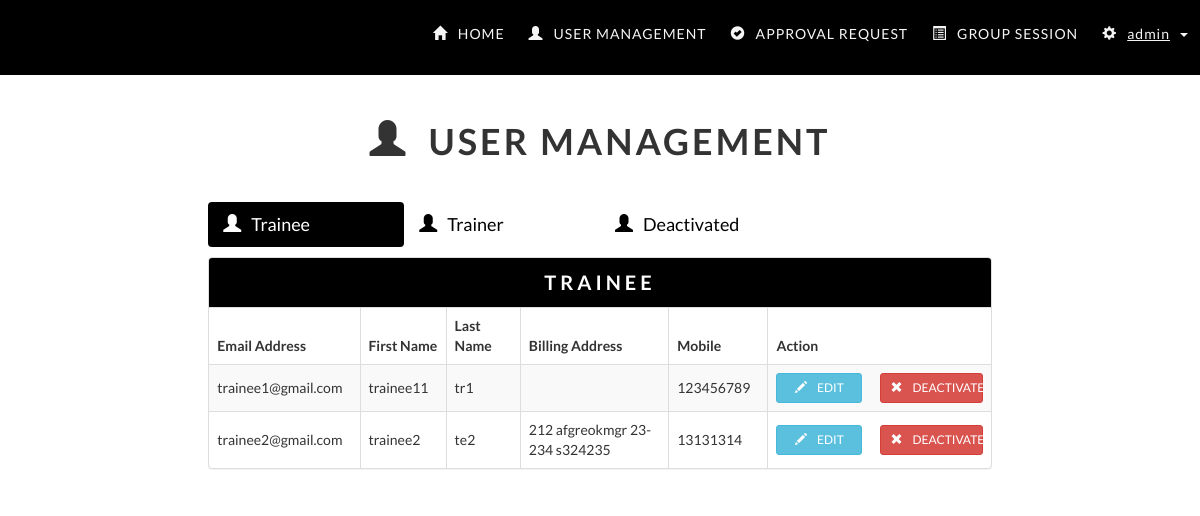
/administrator/user-management.php, run on the app's committed database.
### tables this page shows
CREATE TABLE `users` (
  `email` varchar(255) NOT NULL,
  `firstName` varchar(35) NOT NULL,
  `lastName` varchar(35) NOT NULL,
  `phoneNumber` int(8) NOT NULL,
  `profilePicture` varchar(255) NOT NULL,
  `role` varchar(10) NOT NULL,
  `password` varchar(50) NOT NULL,
  `status` int(1) NOT NULL,
  `address` varchar(255) NOT NULL
);

### administrator/loadUserInfo.php (the view, shortened to what this page needs)
<?php
function getTrainee() {
    require('../database/dbconfig.php');
    $sql = "SELECT * FROM users WHERE role = 'trainee' and status = 1";
    $req = $conn->prepare($sql);
    $req->execute();
    $rows = $req->fetchAll();
    if (!empty($rows)) {
        foreach ($rows as $row):
            $email = $row['email'];
            $firstName = $row['firstName'];
            $lastName = $row['lastName'];
            $address = $row['address'];
            $mobile = $row['phoneNumber'];
            echo "<tr>";
            echo "<td class=\"col-md-1\">$email</td>";
            echo "<td class=\"col-md-1\">$firstName</td>";
            echo "<td class=\"col-md-1\">$lastName</td>";
            echo "<td class=\"col-md-2\">$address</td>";
            echo "<td class=\"col-md-1\">$mobile</td>";
            echo "<td class=\"col-md-3 padding-l15-r15\" >";
            echo "<a data-toggle=\"modal\" data-target=\"#editUserModal\" onclick=\"setEditInfo('$email','$firstName', '$lastName', '$address', '$mobile')\" class=\"btn btn-info btn-sm col-md-5\"><span class=\"glyphicon glyphicon-pencil icon-space\"></span>EDIT</a>";
            echo "<a data-toggle=\"modal\" data-target=\"#deactivateUserModal\" onclick=\"setDeactivateInfo('$email')\" class=\"btn btn-danger btn-sm col-md-offset-1 col-md-6\"><span class=\"glyphicon glyphicon-remove icon-space\"></span>DEACTIVATE</a>";
            echo "</td></tr>";
        endforeach;
    }
    else {
        echo "<tr><td colspan = \"5\" style=\"text-align:center;\">";
        echo "No trainee record found";
        echo "</td></tr>";
    }
}

### administrator/css/style.css (style rules this page uses)
body { margin-top: 80px; padding: 20px; font-family: Lato; }
.padding-l15-r15 { padding-left:15px; padding-right:15px; }

### administrator/css/user-management.css (style rules this page uses)
.icon-space { margin-right: 10px; }
.table > tbody > tr > td { vertical-align: middle; }

### administrator/css/navbar.css (style rules this page uses)
.icon-space { margin-right: 10px; }

### data on the page
users: email "trainee1@gmail.com", firstName "trainee11", lastName "tr1", phoneNumber "123456789"
users: email "trainee2@gmail.com", firstName "trainee2", lastName "te2", address "212 afgreokmgr 23-234 s324235", phoneNumber "13131314"
